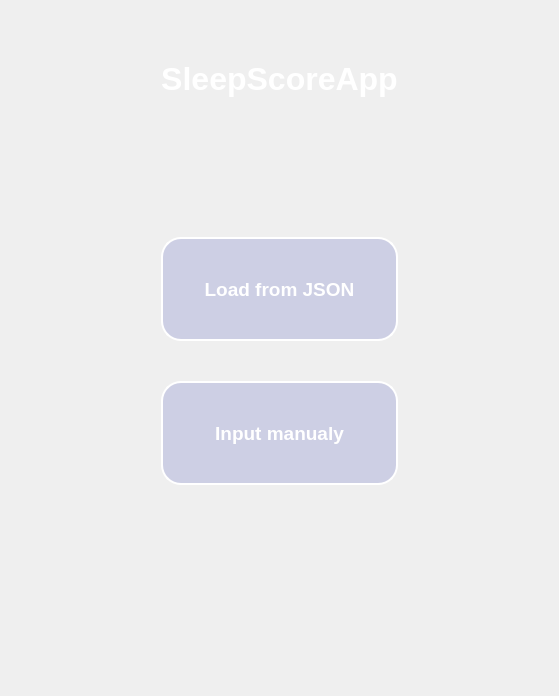
      <widget class="QWidget" name="page_home">
       <layout class="QVBoxLayout" name="verticalLayout_2">
        <item>
         <widget class="QFrame" name="home_frame">
          <property name="layoutDirection">
           <enum>Qt::LayoutDirection::LeftToRight</enum>
          </property>
          <property name="styleSheet">
           <string notr="true"/>
          </property>
          <layout class="QVBoxLayout" name="verticalLayout">
           <property name="spacing">
            <number>40</number>
           </property>
           <property name="leftMargin">
            <number>150</number>
           </property>
           <property name="topMargin">
            <number>50</number>
           </property>
           <property name="rightMargin">
            <number>150</number>
           </property>
           <property name="bottomMargin">
            <number>100</number>
           </property>
           <item>
            <widget class="QLabel" name="label">
             <property name="maximumSize">
              <size>
               <width>16777215</width>
               <height>16777215</height>
              </size>
             </property>
             <property name="font">
              <font>
               <pointsize>24</pointsize>
               <bold>true</bold>
              </font>
             </property>
             <property name="styleSheet">
              <string notr="true">color: rgb(255, 255, 255);
background-color: none;</string>
             </property>
             <property name="text">
              <string>SleepScoreApp</string>
             </property>
             <property name="alignment">
              <set>Qt::AlignmentFlag::AlignCenter</set>
             </property>
            </widget>
           </item>
           <item>
            <spacer name="verticalSpacer">
             <property name="orientation">
              <enum>Qt::Orientation::Vertical</enum>
             </property>
             <property name="sizeType">
              <enum>QSizePolicy::Policy::Expanding</enum>
             </property>
             <property name="sizeHint" stdset="0">
              <size>
               <width>20</width>
               <height>100</height>
              </size>
             </property>
            </spacer>
           </item>
           <item>
            <widget class="QPushButton" name="pushButton_load">
             <property name="maximumSize">
              <size>
               <width>16777215</width>
               <height>16777215</height>
              </size>
             </property>
             <property name="font">
              <font>
               <pointsize>14</pointsize>
               <bold>true</bold>
              </font>
             </property>
             <property name="cursor">
              <cursorShape>PointingHandCursor</cursorShape>
             </property>
             <property name="layoutDirection">
              <enum>Qt::LayoutDirection::LeftToRight</enum>
             </property>
             <property name="styleSheet">
              <string notr="true">QPushButton {
color: rgb(255, 255, 255);
border: 2px solid rgb(255, 255, 255);
border-radius: 20px;
height: 100px;
width: 100px;
background-color: rgba(117, 123, 200, 70);
}

QPushButton:hover {
	background-color: rgb(141, 154, 225);
}

QPushButton:pressed {
	background-color: rgb(141, 158, 255);
}</string>
             </property>
             <property name="text">
              <string>Load from JSON</string>
             </property>
            </widget>
           </item>
           <item>
            <widget class="QPushButton" name="pushButton_input">
             <property name="font">
              <font>
               <pointsize>14</pointsize>
               <bold>true</bold>
              </font>
             </property>
             <property name="cursor">
              <cursorShape>PointingHandCursor</cursorShape>
             </property>
             <property name="styleSheet">
              <string notr="true">QPushButton {
color: rgb(255, 255, 255);
border: 2px solid rgb(255, 255, 255);;
border-radius: 20px;
height: 100px;
width: 100px;
background-color: rgba(117, 123, 200, 70);
}

QPushButton:hover {
	background-color: rgb(141, 154, 225);
}

QPushButton:pressed {
	background-color: rgb(141, 158, 255);
}</string>
             </property>
             <property name="text">
              <string>Input manualy</string>
             </property>
            </widget>
           </item>
           <item>
            <spacer name="verticalSpacer_2">
             <property name="orientation">
              <enum>Qt::Orientation::Vertical</enum>
             </property>
             <property name="sizeType">
              <enum>QSizePolicy::Policy::Expanding</enum>
             </property>
             <property name="sizeHint" stdset="0">
              <size>
               <width>20</width>
               <height>100</height>
              </size>
             </property>
            </spacer>
           </item>
          </layout>
         </widget>
        </item>
       </layout>
      </widget>
